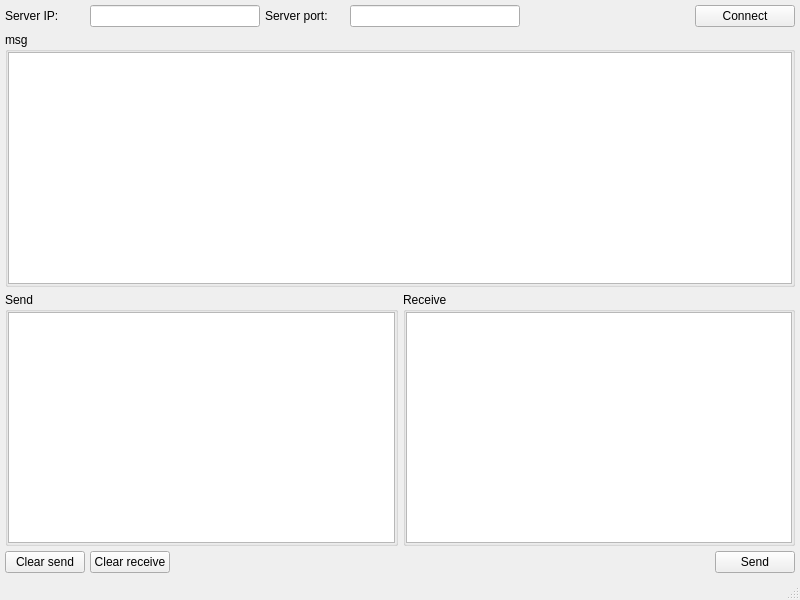
<?xml version="1.0" encoding="UTF-8"?>
<ui version="4.0">
 <class>CMainWindow</class>
 <widget class="QMainWindow" name="CMainWindow">
  <property name="geometry">
   <rect>
    <x>0</x>
    <y>0</y>
    <width>800</width>
    <height>600</height>
   </rect>
  </property>
  <property name="windowTitle">
   <string>MainWindow</string>
  </property>
  <widget class="QWidget" name="centralwidget">
   <layout class="QVBoxLayout" name="verticalLayout_2">
    <property name="spacing">
     <number>5</number>
    </property>
    <property name="leftMargin">
     <number>5</number>
    </property>
    <property name="topMargin">
     <number>5</number>
    </property>
    <property name="rightMargin">
     <number>5</number>
    </property>
    <property name="bottomMargin">
     <number>5</number>
    </property>
    <item>
     <layout class="QHBoxLayout" name="horizontalLayout">
      <item>
       <widget class="QLabel" name="label">
        <property name="minimumSize">
         <size>
          <width>80</width>
          <height>0</height>
         </size>
        </property>
        <property name="text">
         <string>Server IP:</string>
        </property>
       </widget>
      </item>
      <item>
       <widget class="QLineEdit" name="lineEdit_serverIP">
        <property name="minimumSize">
         <size>
          <width>100</width>
          <height>0</height>
         </size>
        </property>
       </widget>
      </item>
      <item>
       <widget class="QLabel" name="label_2">
        <property name="minimumSize">
         <size>
          <width>80</width>
          <height>0</height>
         </size>
        </property>
        <property name="text">
         <string>Server port:</string>
        </property>
       </widget>
      </item>
      <item>
       <widget class="QLineEdit" name="lineEdit_serverPort">
        <property name="minimumSize">
         <size>
          <width>100</width>
          <height>0</height>
         </size>
        </property>
       </widget>
      </item>
      <item>
       <spacer name="horizontalSpacer">
        <property name="orientation">
         <enum>Qt::Horizontal</enum>
        </property>
        <property name="sizeHint" stdset="0">
         <size>
          <width>40</width>
          <height>20</height>
         </size>
        </property>
       </spacer>
      </item>
      <item>
       <widget class="QPushButton" name="pushButton_ctrl">
        <property name="minimumSize">
         <size>
          <width>100</width>
          <height>0</height>
         </size>
        </property>
        <property name="text">
         <string>Connect</string>
        </property>
       </widget>
      </item>
     </layout>
    </item>
    <item>
     <widget class="QGroupBox" name="groupBox">
      <property name="title">
       <string>msg</string>
      </property>
      <layout class="QVBoxLayout" name="verticalLayout">
       <property name="spacing">
        <number>0</number>
       </property>
       <property name="leftMargin">
        <number>0</number>
       </property>
       <property name="topMargin">
        <number>0</number>
       </property>
       <property name="rightMargin">
        <number>0</number>
       </property>
       <property name="bottomMargin">
        <number>0</number>
       </property>
       <item>
        <widget class="QTextBrowser" name="textBrowserMsg"/>
       </item>
      </layout>
     </widget>
    </item>
    <item>
     <layout class="QHBoxLayout" name="horizontalLayout_3">
      <item>
       <widget class="QGroupBox" name="groupBox_send">
        <property name="title">
         <string>Send</string>
        </property>
        <layout class="QGridLayout" name="gridLayout">
         <property name="leftMargin">
          <number>0</number>
         </property>
         <property name="topMargin">
          <number>0</number>
         </property>
         <property name="rightMargin">
          <number>0</number>
         </property>
         <property name="bottomMargin">
          <number>0</number>
         </property>
         <property name="spacing">
          <number>0</number>
         </property>
         <item row="0" column="0">
          <widget class="QTextBrowser" name="textBrowserSend"/>
         </item>
        </layout>
       </widget>
      </item>
      <item>
       <widget class="QGroupBox" name="groupBox_receive">
        <property name="title">
         <string>Receive</string>
        </property>
        <layout class="QGridLayout" name="gridLayout_2">
         <property name="leftMargin">
          <number>0</number>
         </property>
         <property name="topMargin">
          <number>0</number>
         </property>
         <property name="rightMargin">
          <number>0</number>
         </property>
         <property name="bottomMargin">
          <number>0</number>
         </property>
         <property name="spacing">
          <number>0</number>
         </property>
         <item row="0" column="0">
          <widget class="QTextBrowser" name="textBrowserReceive"/>
         </item>
        </layout>
       </widget>
      </item>
     </layout>
    </item>
    <item>
     <layout class="QHBoxLayout" name="horizontalLayout_2">
      <item>
       <widget class="QPushButton" name="pushButton_clearSend">
        <property name="text">
         <string>Clear send</string>
        </property>
       </widget>
      </item>
      <item>
       <widget class="QPushButton" name="pushButton_clearReceive">
        <property name="text">
         <string>Clear receive</string>
        </property>
       </widget>
      </item>
      <item>
       <spacer name="horizontalSpacer_2">
        <property name="orientation">
         <enum>Qt::Horizontal</enum>
        </property>
        <property name="sizeHint" stdset="0">
         <size>
          <width>40</width>
          <height>20</height>
         </size>
        </property>
       </spacer>
      </item>
      <item>
       <widget class="QPushButton" name="pushButton_send">
        <property name="text">
         <string>Send</string>
        </property>
       </widget>
      </item>
     </layout>
    </item>
   </layout>
  </widget>
  <widget class="QMenuBar" name="menubar">
   <property name="geometry">
    <rect>
     <x>0</x>
     <y>0</y>
     <width>800</width>
     <height>23</height>
    </rect>
   </property>
  </widget>
  <widget class="QStatusBar" name="statusbar"/>
 </widget>
 <resources/>
 <connections/>
</ui>
